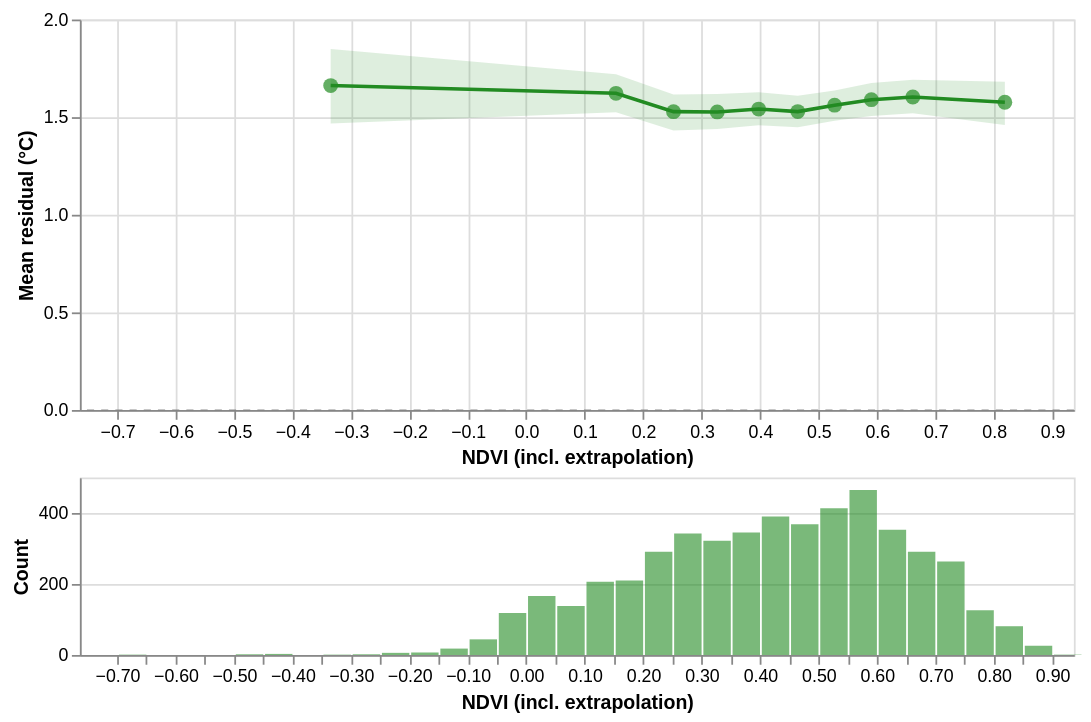

Specify this chart in Vega-Lite:
### Vega-Lite specification from a JSON file in a GitHub repository (floating-point values rounded to 4 significant figures; data arrays with more than 128 entries replaced by an {"elided": "..."} marker saying what was removed)
{"config": {"view": {"continuousWidth": 300, "continuousHeight": 300}}, "vconcat": [{"layer": [{"data": {"name": "data-a0a55d106695e8d630baff0f16eee66d"}, "mark": {"type": "rule", "color": "grey", "opacity": 0.5, "strokeDash": [4, 4]}, "encoding": {"y": {"field": "y", "type": "quantitative"}}}, {"data": {"name": "data-69d97c7d92892265cd9aa42d3e274f10"}, "mark": {"type": "area", "color": "#228B22", "opacity": 0.15}, "encoding": {"x": {"field": "x", "scale": {"domain": [-0.7638, 0.937], "nice": false, "zero": false}, "title": "NDVI (incl. extrapolation)", "type": "quantitative"}, "y": {"field": "ci_lo", "title": "Mean residual (°C)", "type": "quantitative"}, "y2": {"field": "ci_hi"}}}, {"data": {"name": "data-69d97c7d92892265cd9aa42d3e274f10"}, "mark": {"type": "line", "color": "#228B22", "strokeWidth": 2}, "encoding": {"x": {"field": "x", "scale": {"domain": [-0.7638, 0.937], "nice": false, "zero": false}, "type": "quantitative"}, "y": {"field": "mean", "type": "quantitative"}}}, {"data": {"name": "data-69d97c7d92892265cd9aa42d3e274f10"}, "mark": {"type": "point", "color": "#228B22", "filled": true, "size": 70}, "encoding": {"tooltip": [{"field": "x", "format": ".3f", "title": "NDVI (incl. extrapolation)", "type": "quantitative"}, {"field": "mean", "format": ".3f", "title": "Mean residual (°C)", "type": "quantitative"}, {"field": "ci_lo", "format": ".3f", "title": "CI low", "type": "quantitative"}, {"field": "ci_hi", "format": ".3f", "title": "CI high", "type": "quantitative"}], "x": {"field": "x", "scale": {"domain": [-0.7638, 0.937], "nice": false, "zero": false}, "type": "quantitative"}, "y": {"field": "mean", "type": "quantitative"}}}], "height": 220, "width": 560}, {"data": {"name": "data-3b49b25493f951a5f294458ba2fa5507"}, "mark": {"type": "bar", "color": "#228B22", "opacity": 0.6}, "encoding": {"x": {"bin": {"maxbins": 50}, "field": "val", "scale": {"domain": [-0.7638, 0.937], "nice": false, "zero": false}, "title": "NDVI (incl. extrapolation)", "type": "quantitative"}, "y": {"aggregate": "count", "title": "Count", "type": "quantitative"}}, "height": 100, "width": 560}], "spacing": 4, "$schema": "https://vega.github.io/schema/vega-lite/v6.4.1.json", "datasets": {"data-a0a55d106695e8d630baff0f16eee66d": [{"y": 0}], "data-69d97c7d92892265cd9aa42d3e274f10": [{"x": -0.3346, "mean": 1.662, "ci_lo": 1.468, "ci_hi": 1.849}, {"x": 0.1535, "mean": 1.622, "ci_lo": 1.526, "ci_hi": 1.72}, {"x": 0.252, "mean": 1.528, "ci_lo": 1.431, "ci_hi": 1.616}, {"x": 0.3268, "mean": 1.527, "ci_lo": 1.44, "ci_hi": 1.618}, {"x": 0.3976, "mean": 1.541, "ci_lo": 1.459, "ci_hi": 1.628}, {"x": 0.4646, "mean": 1.528, "ci_lo": 1.448, "ci_hi": 1.61}, {"x": 0.5276, "mean": 1.561, "ci_lo": 1.481, "ci_hi": 1.636}, {"x": 0.5906, "mean": 1.59, "ci_lo": 1.506, "ci_hi": 1.675}, {"x": 0.6614, "mean": 1.603, "ci_lo": 1.52, "ci_hi": 1.692}, {"x": 0.8189, "mean": 1.576, "ci_lo": 1.459, "ci_hi": 1.681}], "data-3b49b25493f951a5f294458ba2fa5507": {"elided": "4999 records"}}}
